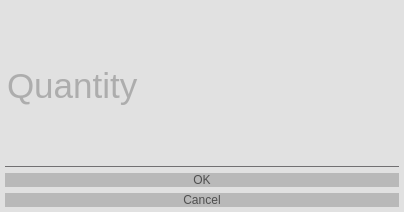
<?xml version="1.0" encoding="UTF-8"?>
<ui version="4.0">
 <class>Dialog</class>
 <widget class="QDialog" name="Dialog">
  <property name="geometry">
   <rect>
    <x>0</x>
    <y>0</y>
    <width>404</width>
    <height>212</height>
   </rect>
  </property>
  <property name="windowTitle">
   <string>Custom quantity</string>
  </property>
  <property name="windowIcon">
   <iconset resource="../resource/resource.qrc">
    <normaloff>:/Simple icons/simple_icons/fi-rr-menu-dots.svg</normaloff>:/Simple icons/simple_icons/fi-rr-menu-dots.svg</iconset>
  </property>
  <property name="styleSheet">
   <string notr="true">*
{
	
	font: 26pt &quot;MS Shell Dlg 2&quot;;
	
	color: rgb(79, 79, 79);
	background-color:  rgba(223, 223, 223, 200);
}


QPushButton
{ 
	alternate-background-color: rgb(255, 255, 255);
	
	background-color: rgb(185, 185, 185);
	border-width: 2px;
    border-radius: 10px;
	position: center;
 }

QPushButton:hover
{
	background: rgba(225, 225, 225, 180);
	border-style: dashed;
}

QPushButton:pressed
{
	
	background-color: rgb(136, 136, 136, 180);
	border-width: 2px;
    border-radius: 10px;
}

QLineEdit
{
	background: transparent;
	color: rgb(121, 121, 121);
	border: none;
	border-bottom: 1px solid #717072
}
</string>
  </property>
  <layout class="QVBoxLayout" name="verticalLayout">
   <property name="leftMargin">
    <number>5</number>
   </property>
   <property name="topMargin">
    <number>5</number>
   </property>
   <property name="rightMargin">
    <number>5</number>
   </property>
   <property name="bottomMargin">
    <number>5</number>
   </property>
   <item>
    <widget class="QLineEdit" name="le_quantity">
     <property name="sizePolicy">
      <sizepolicy hsizetype="MinimumExpanding" vsizetype="MinimumExpanding">
       <horstretch>0</horstretch>
       <verstretch>0</verstretch>
      </sizepolicy>
     </property>
     <property name="font">
      <font>
       <family>MS Shell Dlg 2</family>
       <pointsize>26</pointsize>
       <weight>50</weight>
       <italic>false</italic>
       <bold>false</bold>
      </font>
     </property>
     <property name="layoutDirection">
      <enum>Qt::LeftToRight</enum>
     </property>
     <property name="inputMethodHints">
      <set>Qt::ImhDigitsOnly|Qt::ImhFormattedNumbersOnly</set>
     </property>
     <property name="text">
      <string/>
     </property>
     <property name="placeholderText">
      <string>Quantity</string>
     </property>
    </widget>
   </item>
   <item>
    <widget class="QDialogButtonBox" name="buttonBox">
     <property name="sizePolicy">
      <sizepolicy hsizetype="MinimumExpanding" vsizetype="Maximum">
       <horstretch>0</horstretch>
       <verstretch>0</verstretch>
      </sizepolicy>
     </property>
     <property name="font">
      <font>
       <family>MS Shell Dlg 2</family>
       <pointsize>26</pointsize>
       <weight>50</weight>
       <italic>false</italic>
       <bold>false</bold>
      </font>
     </property>
     <property name="layoutDirection">
      <enum>Qt::LeftToRight</enum>
     </property>
     <property name="autoFillBackground">
      <bool>false</bool>
     </property>
     <property name="orientation">
      <enum>Qt::Vertical</enum>
     </property>
     <property name="standardButtons">
      <set>QDialogButtonBox::Cancel|QDialogButtonBox::Ok</set>
     </property>
     <property name="centerButtons">
      <bool>true</bool>
     </property>
    </widget>
   </item>
  </layout>
 </widget>
 <resources>
  <include location="../resource/resource.qrc"/>
 </resources>
 <connections/>
</ui>
